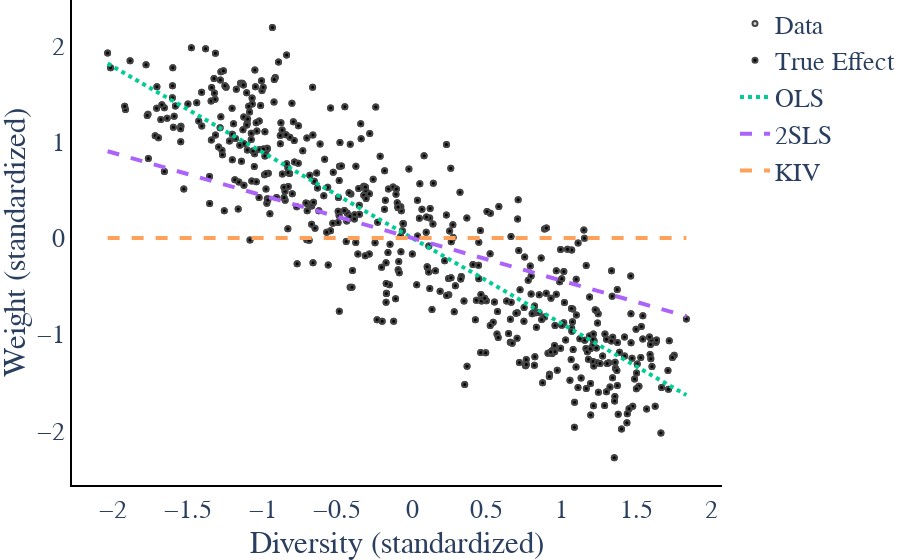

Write notebook code for a chart like this one.
### Code cell
# Shannon Estimation
x, y, ytrue, xstar, xstar_bound, ystar_ols, ystar_2sls, ystar_kiv, results = run_diversity_estimation_methods(
    Z_sim, div_shannon, Y_sim, Ytrue=Y_star, methods=["OLS", "2SLS", "KIV"])

fig = plot_diversity_methods(x, y, xstar, xstar_bound, ystar_ols, ystar_2sls, ystar_kiv, results, ytrue)
fig.write_image(os.path.join(mypath,
                             "ShannonDiversity_" +str(p)+"InstrumentStrength_"+str(instrument_strength)+".pdf" ))

fig.show()

### Figure 1 — Plotly figure (JSON) as saved in the notebook; plotly's stock layout.template omitted (floating-point values rounded to 4 significant figures; data arrays with more than 128 entries replaced by an {"elided": "..."} marker saying what was removed)
{"data": [{"line": {"width": 4}, "marker": {"color": "lightgrey", "line": {"width": 2}, "size": 5}, "mode": "markers", "name": "Data", "type": "scatter", "x": {"elided": "500 float values"}, "y": {"elided": "500 float values"}}, {"line": {"width": 4}, "marker": {"color": "black", "line": {"width": 2}, "size": 5}, "mode": "markers", "name": "True Effect", "type": "scatter", "x": {"elided": "500 float values"}, "y": {"elided": "500 float values"}}, {"line": {"dash": "dot", "width": 4}, "marker": {"line": {"width": 2}, "size": 5}, "mode": "lines", "name": "OLS", "type": "scatter", "x": [-2.037, -1.904, -1.77, -1.637, -1.503, -1.37, -1.236, -1.103, -0.9693, -0.8358, -0.7023, -0.5688, -0.4353, -0.3018, -0.1683, -0.03481, 0.09869, 0.2322, 0.3657, 0.4992, 0.6327, 0.7662, 0.8997, 1.033, 1.167, 1.3, 1.434, 1.567, 1.701, 1.834], "y": [1.813, 1.694, 1.576, 1.457, 1.338, 1.219, 1.1, 0.9815, 0.8627, 0.7439, 0.625, 0.5062, 0.3874, 0.2686, 0.1498, 0.03098, -0.08784, -0.2067, -0.3255, -0.4443, -0.5631, -0.6819, -0.8007, -0.9195, -1.038, -1.157, -1.276, -1.395, -1.514, -1.632]}, {"line": {"dash": "dash", "width": 4}, "marker": {"line": {"width": 2}, "size": 5}, "mode": "lines", "name": "2SLS", "type": "scatter", "x": [-2.037, -1.904, -1.77, -1.637, -1.503, -1.37, -1.236, -1.103, -0.9693, -0.8358, -0.7023, -0.5688, -0.4353, -0.3018, -0.1683, -0.03481, 0.09869, 0.2322, 0.3657, 0.4992, 0.6327, 0.7662, 0.8997, 1.033, 1.167, 1.3, 1.434, 1.567, 1.701, 1.834], "y": [0.9022, 0.8431, 0.784, 0.7249, 0.6657, 0.6066, 0.5475, 0.4884, 0.4293, 0.3701, 0.311, 0.2519, 0.1928, 0.1337, 0.07453, 0.01541, -0.04371, -0.1028, -0.1619, -0.2211, -0.2802, -0.3393, -0.3984, -0.4575, -0.5167, -0.5758, -0.6349, -0.694, -0.7531, -0.8123]}, {"line": {"dash": "dash", "width": 4}, "marker": {"line": {"width": 2}, "size": 5}, "mode": "lines", "name": "KIV", "type": "scatter", "x": [-2.037, -1.904, -1.77, -1.637, -1.503, -1.37, -1.236, -1.103, -0.9693, -0.8358, -0.7023, -0.5688, -0.4353, -0.3018, -0.1683, -0.03481, 0.09869, 0.2322, 0.3657, 0.4992, 0.6327, 0.7662, 0.8997, 1.033, 1.167, 1.3, 1.434, 1.567, 1.701, 1.834], "y": [-5.217e-05, -5.383e-05, -5.544e-05, -5.689e-05, -5.811e-05, -5.909e-05, -5.984e-05, -6.041e-05, -6.087e-05, -6.126e-05, -6.161e-05, -6.191e-05, -6.209e-05, -6.209e-05, -6.187e-05, -6.146e-05, -6.092e-05, -6.036e-05, -5.985e-05, -5.943e-05, -5.907e-05, -5.869e-05, -5.82e-05, -5.754e-05, -5.665e-05, -5.553e-05, -5.424e-05, -5.282e-05, -5.138e-05, -4.998e-05]}], "layout": {"font": {"family": "serif", "size": 26}, "margin": {"b": 0, "l": 0, "r": 0, "t": 0}, "plot_bgcolor": "rgba(0,0,0,0)", "xaxis": {"linecolor": "black", "linewidth": 2, "showline": true, "title": {"text": "Diversity (standardized)"}}, "yaxis": {"linecolor": "black", "linewidth": 2, "showline": true, "title": {"text": "Weight (standardized)"}}}}
